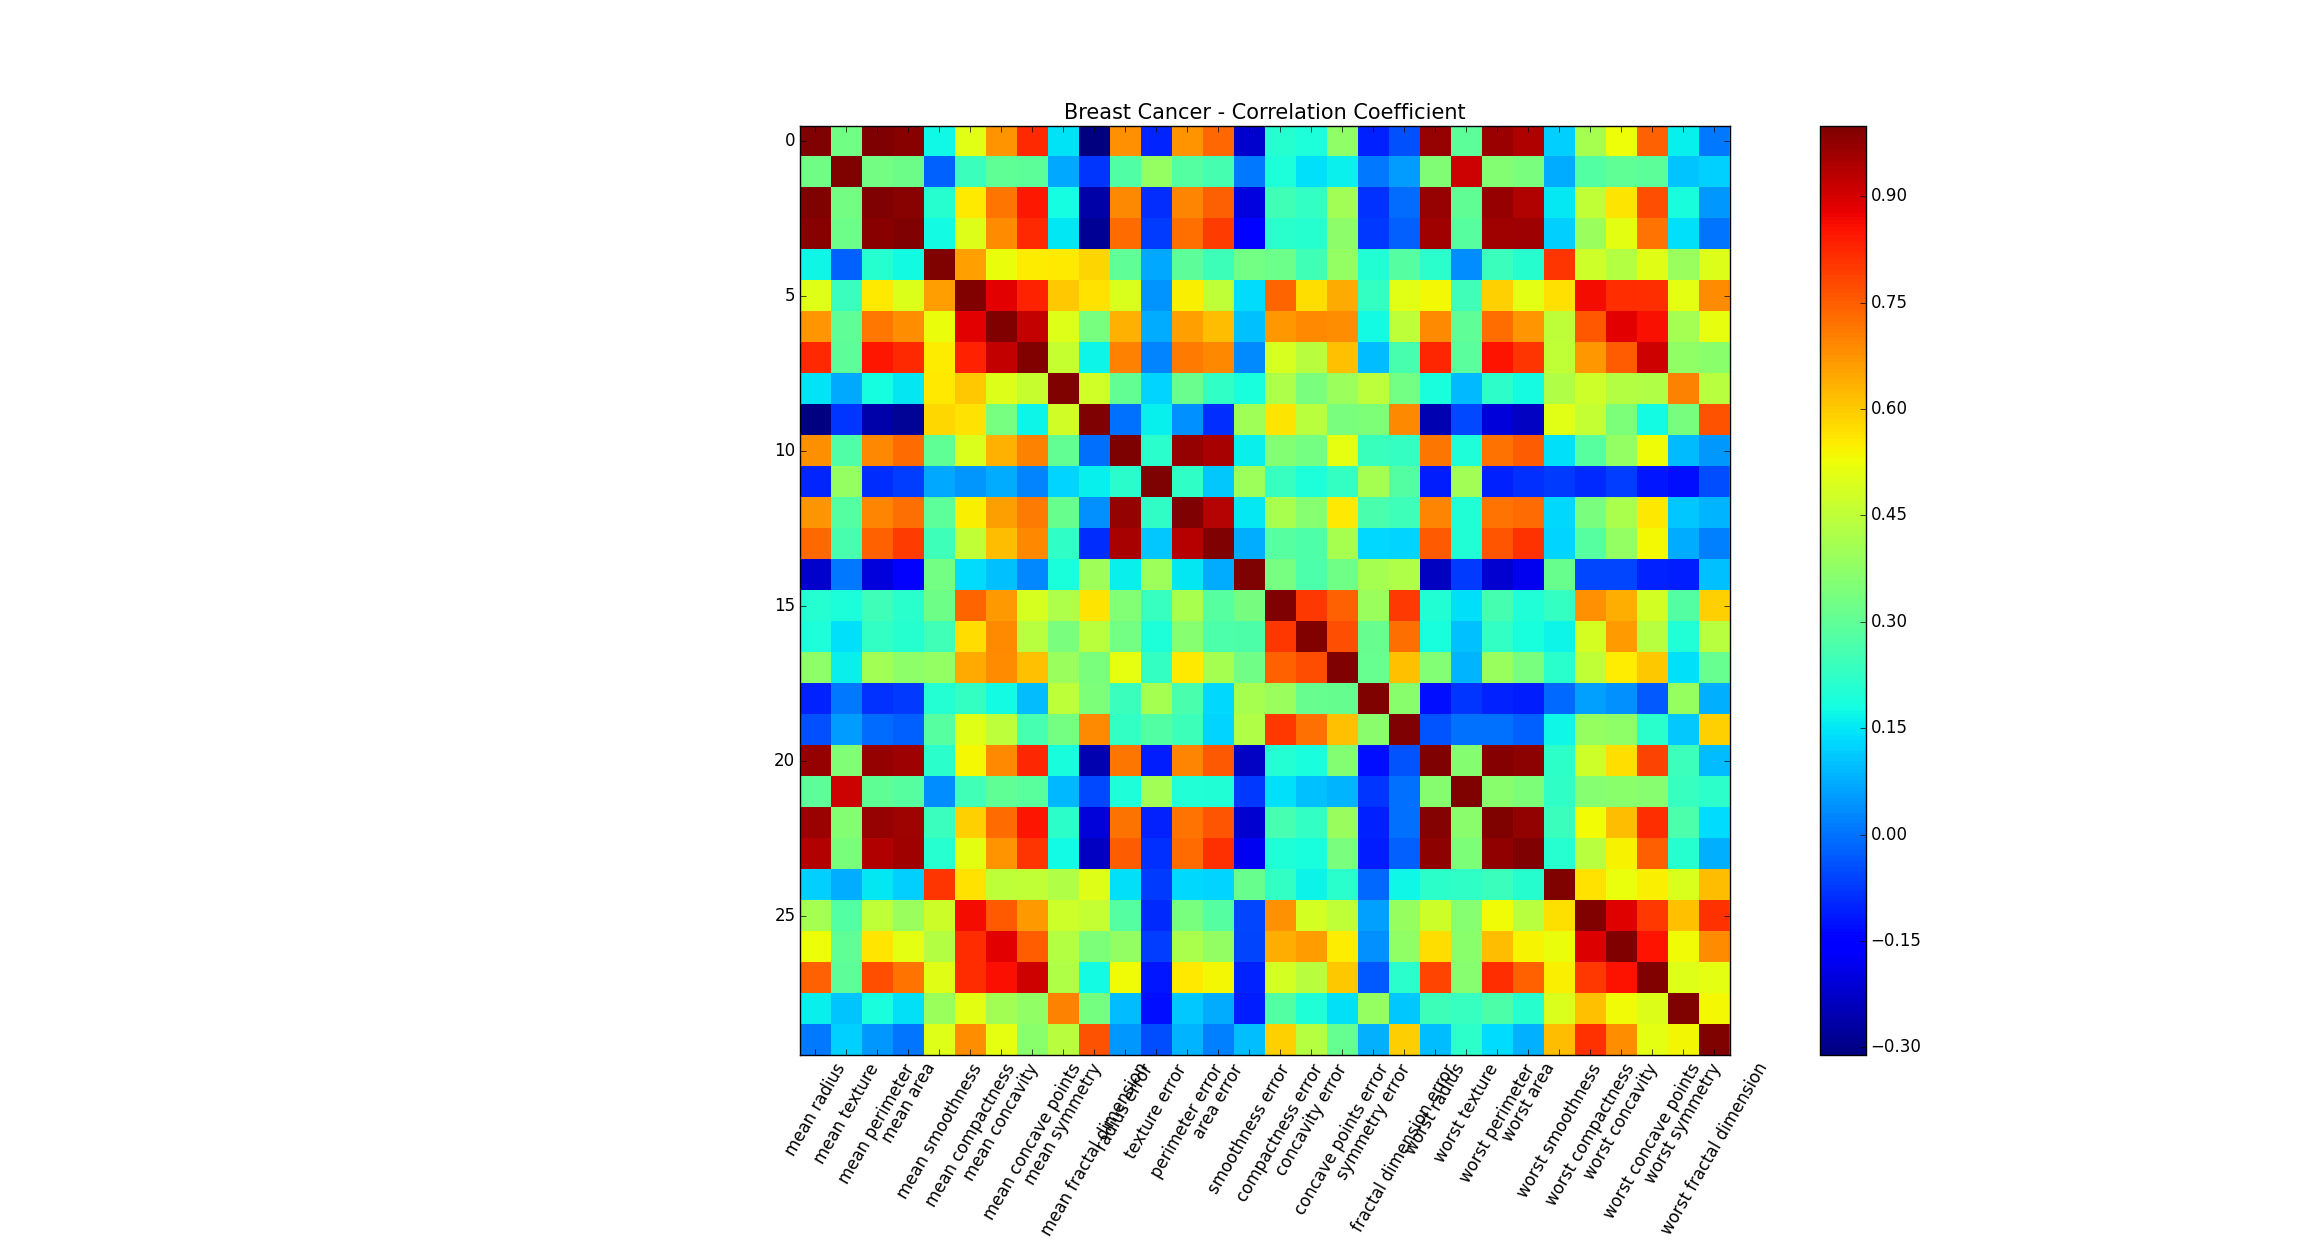

The script that drew this image:
# ml_18.py
# Pearson correlation coefficient

import numpy as np
import matplotlib.pyplot as plt
from sklearn.datasets import load_breast_cancer
from sklearn.model_selection import train_test_split
from sklearn.neighbors import KNeighborsClassifier
from sklearn.metrics import confusion_matrix

cancer = load_breast_cancer()
mat=np.corrcoef(cancer.data.T)
print(mat)

plt.title('Breast Cancer - Correlation Coefficient',fontsize=15)
plt.imshow(mat,interpolation='none')
plt.colorbar()
plt.xticks(range(30),cancer.feature_names,rotation=60)
plt.show()
